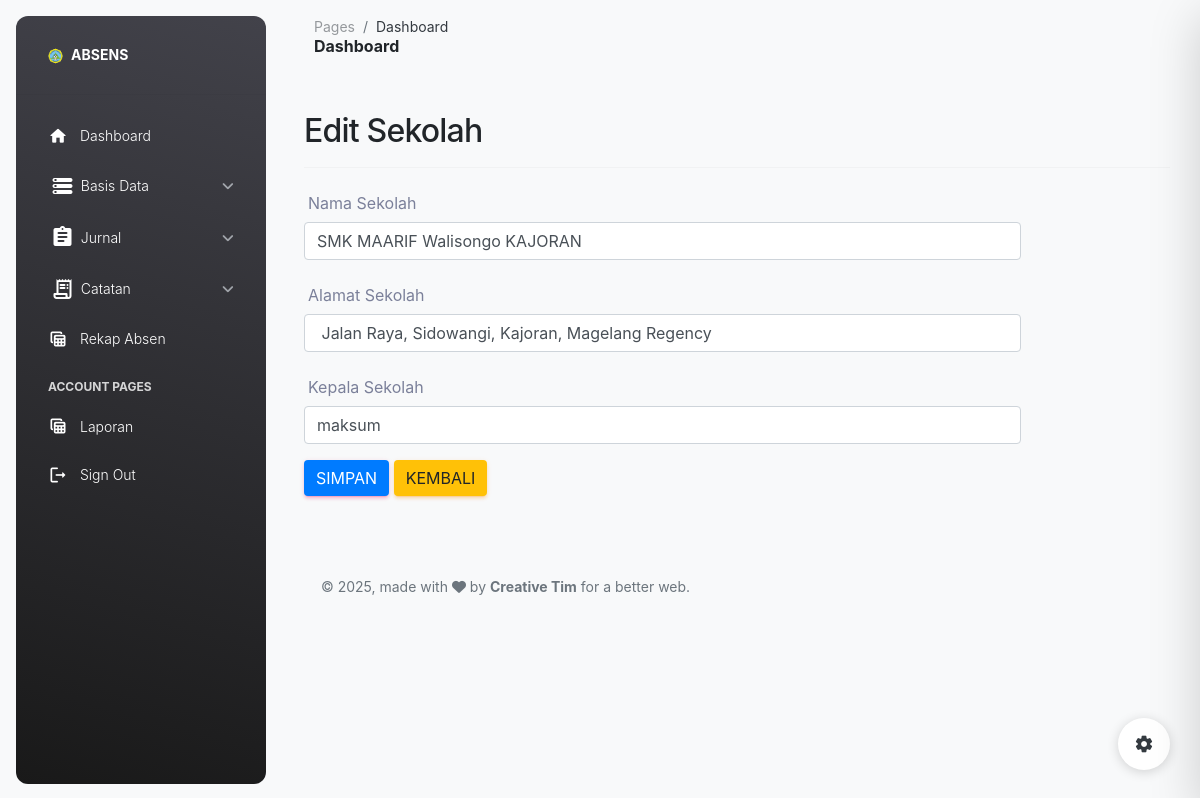
/index.php?page=editsekolah&id_sekolah=1 (signed in), run on the app's committed database.
### tables this page shows
CREATE TABLE `sekolah` (
  `id_sekolah` int NOT NULL,
  `nama_sekolah` varchar(50) NOT NULL,
  `alamat_sekolah` varchar(300) NOT NULL,
  `kepala_sekolah` varchar(25) NOT NULL,
  `logo_sekolah` varchar(225) NOT NULL
);

### pages/sekolah/editsekolah.php (the view, shortened to what this page needs)
<?php include('koneksi.php'); ?>
<!DOCTYPE html>
<html>
<head>
	<link rel="stylesheet" href="https://stackpath.bootstrapcdn.com/bootstrap/4.1.3/css/bootstrap.min.css">
</head>
<body>
<div class="container" style="margin-top:20px">
	<h2>Edit Sekolah</h2>
	<hr>
	<?php
	if (isset($_GET['id_sekolah'])) {
		$id_sekolah = $_GET['id_sekolah'];
		$select = mysqli_query($coneksi, "SELECT * FROM sekolah WHERE id_sekolah='$id_sekolah'") or die(mysqli_error($coneksi));
		if (mysqli_num_rows($select) == 0) {
			echo '<div class="alert alert-warning">ID sekolah tidak ditemukan.</div>';
			exit();
		} else {
			$data = mysqli_fetch_assoc($select);
		}
	} else {
		echo '<div class="alert alert-warning">ID sekolah belum dipilih.</div>';
		exit();
	}
	?>
	<form action="" method="post">
		<div class="form-group row">
			<label class="col-sm-2 col-form-label">Nama Sekolah</label>
			<div class="col-sm-10">
				<input type="text" name="nama_sekolah" class="form-control" value="<?php echo $data['nama_sekolah']; ?>" required>
			</div>
		</div>
		<div class="form-group row">
			<label class="col-sm-2 col-form-label">Alamat Sekolah</label>
			<div class="col-sm-10">
				<input type="text" name="alamat_sekolah" class="form-control" value="<?php echo $data['alamat_sekolah']; ?>" required>
			</div>
		</div>
		<div class="form-group row">
			<label class="col-sm-2 col-form-label">Kepala Sekolah</label>
			<div class="col-sm-10">
				<input type="text" name="kepala_sekolah" class="form-control" value="<?php echo $data['kepala_sekolah']; ?>" required>
			</div>
		</div>
		<div class="form-group row">
			<div class="col-sm-10">
				<input type="submit" name="submit" class="btn btn-primary" value="SIMPAN">
				<a href="index.php?page=sekolah" class="btn btn-warning">KEMBALI</a>
			</div>
		</div>
	</form>
</div>
</body>
</html>

### data on the page
sekolah: nama_sekolah "SMK MAARIF Walisongo KAJORAN", alamat_sekolah "Jalan Raya, Sidowangi, Kajoran, Magelang Regency", kepala_sekolah "maksum"
